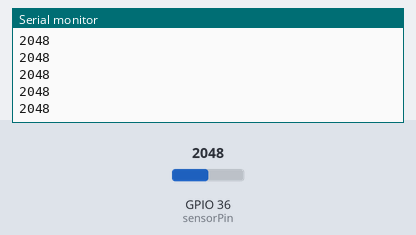
This sketch was run on a simulated ESP32. Shown: the last lines printed to the serial monitor. The inputs (shaded band) are chosen by the test bench; at power-on: GPIO 36 (sensorPin) = 2048.

Above: at 1.2 s.
1.3 s: GPIO 36 (sensorPin) set to 2866
At 2.3 s:
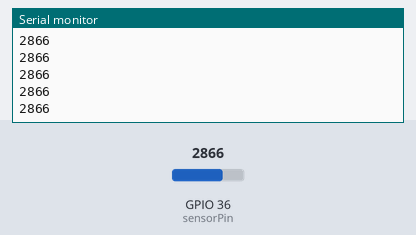
2.8 s: GPIO 36 (sensorPin) set to 3603
At 3.9 s:
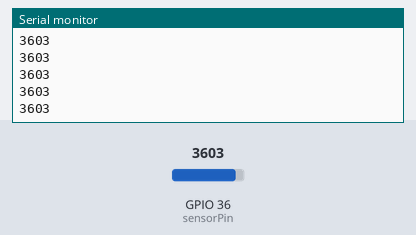
Timing chart, 0 to 5.8 s (numbered marks = the images above; inputs shaded):
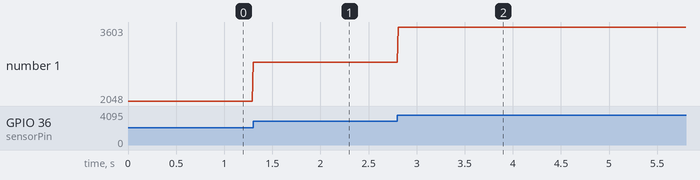

Measured:
- after the input at 1.3 s, the serial monitor: prints a new line at once (image 1)
- after the input at 2.8 s, the serial monitor: prints a new line at once (image 2)
- plotted number 1: 2048 → 2866 after the input at 1.3 s, 2866 → 3603 after the input at 2.8 s

The sketch:

heartRateTest.ino
```cpp
const int sensorPin = 36;

void setup() {
  Serial.begin(115200);
}

void loop() {

  int value = analogRead(sensorPin);
  Serial.println(value);

  delay(10);
}
```
